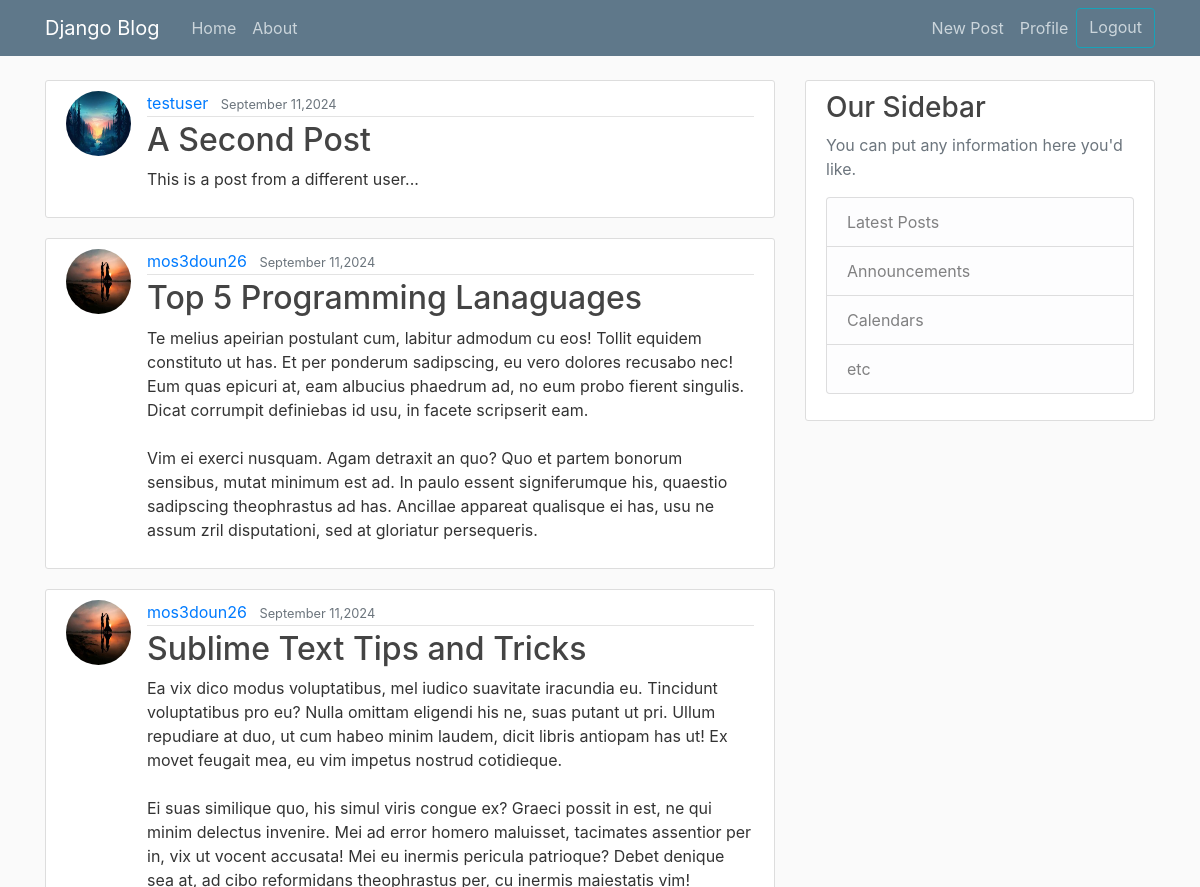
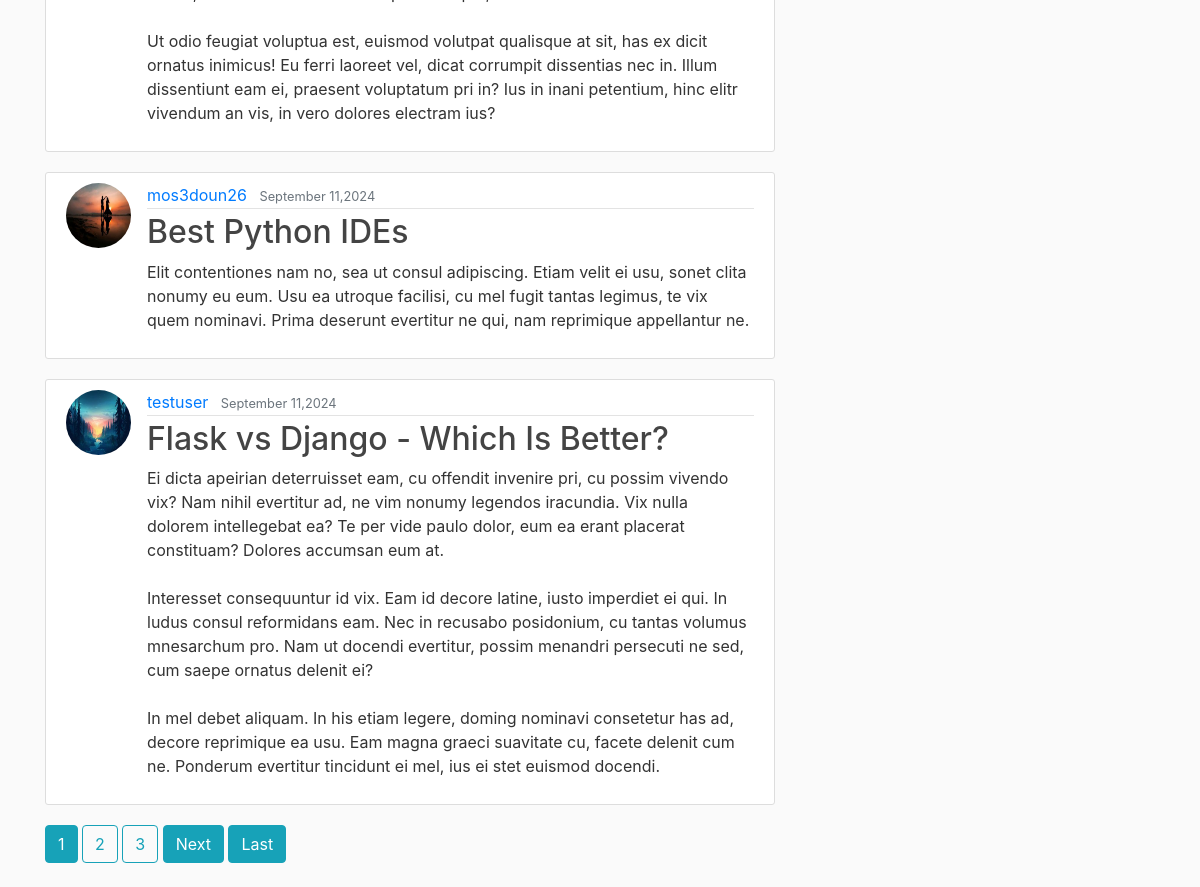
The app's page / (signed in) with its own data (2 pictures, top to bottom).
### blog/models.py (models this page shows, shortened)
class Post(models.Model):
    title = models.CharField(max_length=100)
    content = models.TextField()
    date_posted  = models.DateField(default=timezone.now)
    author = models.ForeignKey(User, on_delete=models.CASCADE)

### users/models.py (models this page shows, shortened)
class Profile(models.Model):
    user = models.OneToOneField(User, on_delete=models.CASCADE)
    image = models.ImageField(default="profile_pics/defualt.jpeg", upload_to="profile_pics")

### blog/views.py (the view)
# urls.py: path("", PostListview.as_view(), name="blog-home"),
class PostListview(ListView):
    model = Post
    template_name = "blog/home.html/" #defualt blog/post_list.html, pattern: <app>/<Model>_<view_type>/
    context_object_name = "posts"
    ordering = ["-date_posted"]
    paginate_by = 5

### blog/templates/blog/home.html (shortened to what this page needs)
{% extends "blog/base.html" %}
{% block content %}
  {% for post in posts %}
  <article class="media content-section">
    <img class="rounded-circle article-img" src="{{ post.author.profile.image.url }}">
      <div class="media-body">
        <div class="article-metadata">
          <a class="mr-2" href="#">{{ post.author }}</a>
          <small class="text-muted">{{ post.date_posted|date:"F d,Y"}}</small>
        </div>
        <h2><a class="article-title" href="{% url 'post-detail' post.id %}">{{ post.title }}</a></h2>
        <p class="article-content">{{ post.content }}</p>
      </div>
  </article>
  {% endfor%}
  {% if is_paginated %}
    {% for num in page_obj.paginator.page_range %}
      {% if page_obj.number == num %}
        <a class="btn btn-info mb-4" href="?page={{ num }}">{{ num }}</a>
      {% elif num > page_obj.number|add:'-3' and num < page_obj.number|add:'3' %}
        <a class="btn btn-outline-info mb-4" href="?page={{ num }}">{{ num }}</a>
      {% endif %}
    {% endfor %}
    {% if page_obj.has_next %}
      <a class="btn btn-info mb-4" href="?page={{page_obj.paginator.next_page_num}}">Next</a>
      <a class="btn btn-info mb-4" href="?page={{page_obj.previous_page_num}}">Last</a>
    {% endif %}
  {% endif %}
{% endblock content %}

### blog/static/blog/main.css (style rules this page uses)
body { background: #fafafa; color: #333333; margin-top: 5rem; }
h1, h2, h3, h4, h5, h6 { color: #444444; }
.content-section { background: #ffffff; padding: 10px 20px; border: 1px solid #dddddd; border-radius: 3px; margin-bottom: 20px; }
.article-title { color: #444444; }
.article-content { white-space: pre-line; }
.article-img { height: 65px; width: 65px; margin-right: 16px; }
.article-metadata { padding-bottom: 1px; margin-bottom: 4px; border-bottom: 1px solid #e3e3e3 }

### records on screen
Post: author.profile.image (picture), author "testuser", date_posted "September 11,2024", title "A Second Post", content "This is a post from a different user..."
Post: author.profile.image (picture), author "mos3doun26", date_posted "September 11,2024", title "Top 5 Programming Lanaguages", content "Te melius apeirian postulant cum, labitur admodum cu eos! Tollit equidem constituto ut has. Et per ponderum sadipscing, eu vero dolores recusabo nec! Eum quas epicuri at, eam albucius phaedrum ad, no eum probo fierent singulis. Dicat corrumpit definiebas id usu, in facete scripserit eam. Vim ei exerci nusquam. Agam detraxit an quo? Quo et partem bonorum sensibus, mutat minimum est ad. In paulo essent signiferumque his, quaestio sadipscing theophrastus ad has. Ancillae appareat qualisque ei has, usu ne assum zril disputationi, sed at gloriatur persequeris."
Post: author.profile.image (picture), author "mos3doun26", date_posted "September 11,2024", title "Sublime Text Tips and Tricks", content "Ea vix dico modus voluptatibus, mel iudico suavitate iracundia eu. Tincidunt voluptatibus pro eu? Nulla omittam eligendi his ne, suas putant ut pri. Ullum repudiare at duo, ut cum habeo minim laudem, dicit libris antiopam has ut! Ex movet feugait mea, eu vim impetus nostrud cotidieque. Ei suas similique quo, his simul viris congue ex? Graeci possit in est, ne qui minim delectus invenire. Mei ad error homero maluisset, tacimates assentior per in, vix ut vocent accusata! Mei eu inermis pericula patrioque? Debet denique sea at, ad cibo reformidans theophrastus per, cu inermis maiestatis vim! Ut odio feugiat voluptua est, euismod volutpat qualisque at sit, has ex dicit ornatus inimicus! Eu…"
Post: author.profile.image (picture), author "mos3doun26", date_posted "September 11,2024", title "Best Python IDEs", content "Elit contentiones nam no, sea ut consul adipiscing. Etiam velit ei usu, sonet clita nonumy eu eum. Usu ea utroque facilisi, cu mel fugit tantas legimus, te vix quem nominavi. Prima deserunt evertitur ne qui, nam reprimique appellantur ne."
Post: author.profile.image (picture), author "testuser", date_posted "September 11,2024", title "Flask vs Django - Which Is Better?", content "Ei dicta apeirian deterruisset eam, cu offendit invenire pri, cu possim vivendo vix? Nam nihil evertitur ad, ne vim nonumy legendos iracundia. Vix nulla dolorem intellegebat ea? Te per vide paulo dolor, eum ea erant placerat constituam? Dolores accumsan eum at. Interesset consequuntur id vix. Eam id decore latine, iusto imperdiet ei qui. In ludus consul reformidans eam. Nec in recusabo posidonium, cu tantas volumus mnesarchum pro. Nam ut docendi evertitur, possim menandri persecuti ne sed, cum saepe ornatus delenit ei? In mel debet aliquam. In his etiam legere, doming nominavi consetetur has ad, decore reprimique ea usu. Eam magna graeci suavitate cu, facete delenit cum ne. Ponderum…"

### other values on screen
{{ num }} "1"
{{ num }} "2" "3"
